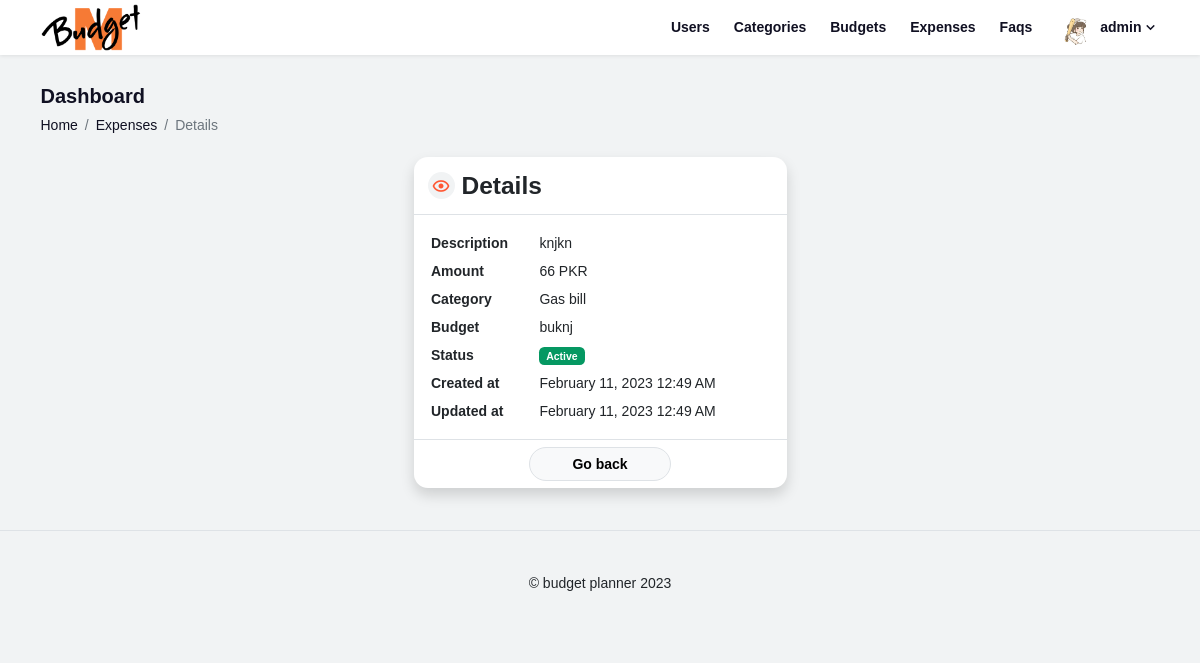
/expense-details.php?id=25 (signed in), run on the app's committed database.
### tables this page shows
CREATE TABLE `users` (
  `id` int(11) NOT NULL,
  `firstname` varchar(200) DEFAULT NULL,
  `lastname` varchar(200) DEFAULT NULL,
  `username` varchar(255) DEFAULT NULL,
  `image` text DEFAULT NULL,
  `email` varchar(200) DEFAULT NULL,
  `password` varchar(200) DEFAULT NULL,
  `is_role` tinyint(1) DEFAULT NULL,
  `is_status` int(11) DEFAULT NULL,
  `is_active` tinyint(1) DEFAULT NULL,
  `created_at` datetime DEFAULT NULL,
  `updated_at` datetime DEFAULT NULL
);

CREATE TABLE `expenses` (
  `id` int(11) NOT NULL,
  `description` varchar(1000) DEFAULT NULL,
  `amount` varchar(255) DEFAULT NULL,
  `budget_id` int(11) DEFAULT NULL,
  `category_id` int(11) DEFAULT NULL,
  `e_date` int(4) DEFAULT NULL,
  `e_month` int(11) DEFAULT NULL,
  `e_year` int(11) DEFAULT NULL,
  `is_active` tinyint(1) DEFAULT NULL,
  `created_by` int(11) DEFAULT NULL,
  `created_at` datetime DEFAULT NULL,
  `updated_at` datetime DEFAULT NULL
);

CREATE TABLE `categories` (
  `id` int(11) NOT NULL,
  `name` varchar(255) DEFAULT NULL,
  `is_editable` tinyint(1) DEFAULT NULL,
  `is_active` tinyint(1) DEFAULT NULL,
  `created_by` int(1) DEFAULT NULL,
  `created_at` datetime DEFAULT NULL,
  `updated_at` datetime DEFAULT NULL
);

CREATE TABLE `budgets` (
  `id` int(11) NOT NULL,
  `name` varchar(255) DEFAULT NULL,
  `savings` varchar(20) DEFAULT NULL,
  `budget` varchar(20) DEFAULT NULL,
  `e_date` int(11) DEFAULT NULL,
  `e_month` int(10) DEFAULT NULL,
  `e_year` year(4) DEFAULT NULL,
  `created_by` int(11) DEFAULT NULL,
  `is_active` tinyint(1) DEFAULT NULL,
  `created_at` datetime DEFAULT NULL,
  `updated_at` datetime DEFAULT NULL
);

### classes/session.php (called while the page is built, shortened)
<?php
class session {
	public static function get($key){
		if(isset($_SESSION[$key])){
			return $_SESSION[$key];
		} else {
			return false;
		}
	}
}
?>

### classes/database.php (called while the page is built, shortened)
<?php
class DB extends config {
	private static $params = [];
	private static $query = "";
	private static $table = "";
	private static $columns = "";
	private static $type = "";
	private static $distinct = "";
	private static $order = "";
	private static $condition = "";
	private static $joins = "";
	private static $limit = "";
	private static $group_by = "";
	private static $other = "";
	public static function space($value){
		return " ".$value." ";
	}
	public static function is_null($condition, $value){
		return ($condition) ? $value : "";;
	}
	public static function select(...$columns){
		self::$type = "select";
		$_columns = (!empty(self::$columns)) ? ", " : " ";
		foreach ($columns as $column) {
			$_columns .= $column.", ";
		}
		$_columns = substr($_columns, 0, -2);
		self::$columns .= $_columns;
		return __CLASS__;
	}
	public static function from($table){
		self::$table = self::space($table);
		return __CLASS__;
	}
	public static function leftJoin($table, $column1, $column2){
		self::$joins .= " LEFT JOIN {$table} ON {$column1} = $column2 ";
		return __CLASS__;
	}
	public static function where($condition, $operator="AND"){
		self::$params = array_merge(self::$params, $condition);
		if(empty(self::$condition)){
			self::$condition .= "(";
			foreach($condition as $key => $value){
				self::$condition .= $key . "= ? ".$operator." ";
			}
			self::$condition = substr(self::$condition, 0,  -strlen($operator) - 1).")";
		} else if(!empty($condition)){
			self::$condition .= " ".$operator." (";
			foreach($condition as $key => $value){
				self::$condition .= $key . "= ? ".$operator." ";
			}
			self::$condition = substr(self::$condition, 0,  -strlen($operator) - 1).")";
		}
		return __CLASS__;
	}
	public static function execute($exec = ""){
		$query = "";
		if(self::$type == "select"){
			$query .= self::space("SELECT");
			$query .= self::$distinct;
			$query .= self::$columns;
			$query .= self::space("FROM");
			$query .= self::$table;
			$query .= self::$joins;
			$query .= self::is_null(self::$condition, " WHERE ");
			$query .= self::$condition;
			$query .= self::$group_by;
			$query .= self::is_null(self::$order, " ORDER BY ");
			$query .= self::$order;
			$query .= self::$limit;
			$query .= self::$other;
		} else if(self::$type == "create"){
			$query .= self::space("INSERT INTO");
			$query .= self::$table;
			$query .= self::$columns;
		} else if(self::$type == "update"){
			$query .= self::space("UPDATE");
			$query .= self::$table;
			$query .= self::space("SET");
			$query .= self::$columns;
			$query .= self::is_null(self::$condition, " WHERE ");
			$query .= self::$condition;
		} else if(self::$type == "delete"){
			$query .= self::space("DELETE FROM");
			$query .= self::$table;
			$query .= self::is_null(self::$condition, " WHERE ");
			$query .= self::$condition;
		}
		self::$query = $query;
		$params = urldecode(http_build_query(self::$params, ' ', '<br><br>'));
		try {
			$result = parent::$con->prepare(self::$query);
			$result->execute(array_values(self::$params));
			self::$table = "";
			self::$distinct = "";
			self::$columns = "";
			self::$joins = "";
			self::$condition = "";
			self::$order = "";
			self::$limit = "";
			self::$other = "";
			array_splice(self::$params, 0);
			self::$query = $result;
		} catch (Exception $e) {
			$template = "<div style='font-size:14px;font-family:arial;position:fixed;left:20%;right:20%;top:20%;z-inded:9999;background:#222;color:white;border-radius:15px;padding:20px;box-shadow: rgba(149, 157, 165, 0.2) 0px 8px 24px;'>";
			$template .= "<h1 style='color:red;font-family:arial;margin:10px 0;'>Query error occured</h1>";
			$template .= "<p><b>Line number :</b> {$e->getLine()}</p>";
			$template .= "<p><b>Filename</b> :</b> {$e->getFile()}</p>";
			$template .= "<p><b>Message</b> :</b> {$e->getMessage()}</p>";
			$template .= "<hr>";
			$template .= "<h3 style='color:orange;'>SQL QUERY</h3>";
			$template .= "<p style='font-size:14px;'><q>".self::$query."</q></p>";
			if(count(array_values(self::$params)) !== 0){
				$template .= "<h3 style='color:yellow;'>Binding params</h3>";
				$template .= "<p style='background:#fff;color:#000;border-radius:5px;padding:10px;'>".$params."</p>";
			}
			$template .= "</div>";
			echo $template;
		}
		if(self::$type == "select"){
			return __CLASS__;
		} else {
			return true;
		}
	}
	public static function fetch($type = "all"){
		try {
			 $result = self::$query->setFetchMode(PDO::FETCH_ASSOC);
			if ($type == "one") {
				$result = self::$query->fetch();
			}
			return $result;
		} catch (Error $e) {
			return "Can't fetch records";
		}
	}
}

### classes/auth.php (called while the page is built, shortened)
<?php
class auth {
    public static function user(){
        if(session::get("id")){
            $data = DB::select("*");
            $data = DB::from("users");
            $data = DB::where(["id" => session::get("id")]);
            $data = DB::execute();
            $data = DB::fetch("one");
        } else {
            $data = false;
        }
        return $data;
    }
}
?>

### classes/media.php (called while the page is built, shortened)
<?php
class media {
  public static function image($image) {
      if(empty($image) || $image == "avatar.png"){
        return "./uploads/placeholder/avatar.png";
      } else if (file_exists("./uploads/{$image}") && !empty($image)){
       return "./uploads/{$image}";
    }
  }
}

### modules/expenses.php (called while the page is built, shortened)
<?php
class module {
    public static function single(){
        $data = DB::execute();
        $data = DB::fetch("one");
        if(!$data){
            http::redirect("404");
        } else {
            return $data;
        }
    }
}
?>

### classes/datetime.php (called while the page is built)
<?php
class DT {
    public static function format($datetime = "Y-m-d - h:i a", $pattern = "F d, Y h:i A"){
		return date($pattern, strtotime($datetime));
	}
}
?>

### expense-details.php (the view, shortened to what this page needs)
<!DOCTYPE html>
<html lang="en">
<head>
    <link rel="stylesheet" href="./src/libs/bootstrap/css/bootstrap.min.css">
    <link rel="stylesheet" href="./src/libs/boxicons/css/boxicons.min.css">
    <link rel="stylesheet" href="./src/css/stylesheet.css">
    <link rel="stylesheet" href="./src/css/utilities.css">
</head>
<body class="bg-light">
    <?php f::component("navbar"); ?>
    <main class="container container-sm container-md container-lg container-xl container-xxl">
        <nav class="mt-5 pt-5 pb-4">
            <h1 class="font-20 text-dark text-decoration-none fw-bold">Dashboard</h1>
            <ol class="breadcrumb m-0">
                <li class="breadcrumb-item">
                    <a href="index.php" class="text-decoration-none text-dark">Home</a>
                </li>
                <li class="breadcrumb-item">
                    <a href="expenses.php" class="text-decoration-none text-dark">
                        Expenses
                    </a>
                </li>
                <li class="breadcrumb-item active">Details</li>
            </ol>
        </nav>
        <?php $data = module::single(); ?>
        <div class="card col-sm-4 mx-auto shadow border-0 rounded-4">
            <div class="card-header border-bottom bg-transparent py-3">
                <h3 class="card-title fw-bold m-0 d-flex align-items-center">
                    <span class="bx bx-show bg-light p-1 font-20 text-warning rounded-circle me-2"></span>
                    Details
                </h3>
            </div>
            <div class="card-body">
                <table class="table table-sm font-14 m-0">
                    <tr>
                        <td class="border-0"><b>Description</b></td>
                        <td class="border-0"><?php echo $data["description"]; ?></td>
                    </tr>
                    <tr>
                        <td class="border-0"><b>Amount</b></td>
                        <td class="border-0"><?php echo $data["amount"]; ?> PKR</td>
                    </tr>
                    <tr>
                        <td class="border-0"><b>Category</b></td>
                        <td class="border-0"><?php echo $data["category"]; ?></td>
                    </tr>
                    <tr>
                        <td class="border-0"><b>Budget</b></td>
                        <td class="border-0"><?php echo $data["budget"]; ?></td>
                    </tr>
                    <tr>
                        <td class="border-0"><b>Status</b></td>
                        <td class="border-0"><?php echo f::is_active($data["is_active"]); ?></td>
                    </tr>
                    <tr>
                        <td class="border-0"><b>Created at</b></td>
                        <td class="border-0"><?php echo DT::format($data["created_at"]); ?></td>
                    </tr>
                    <tr>
                        <td class="border-0"><b>Updated at</b></td>
                        <td class="border-0"><?php echo DT::format($data["updated_at"]); ?></td>
                    </tr>
                </table>
            </div>
            <div class="card-footer border-top text-center bg-transparent">
                <a href="expenses.php" class="btn btn-light font-14 px-5 rounded-5 border fw-bold">Go back</a>
            </div>
        </div>
    </main>
</body>
</html>

### components/navbar.php (shortened to what this page needs)
<?php $user = auth::user(); ?>
<header class="navbar navbar-expand navbar-light fixed-top bg-white shadow-sm">
    <nav class="container container-sm container-md container-lg container-xl container-xxl">
        <a class="navbar-brand" href="index.php">
            <img src="./src/images/logo.png" class="d-inline-block logo">
        </a>
        <?php if(!f::is_authenticated()): ?>
        <ul class="navbar-nav nav-right">
            <li class="nav-item">
                <a class="nav-link text-dark btn btn-light shadow-none rounded-4" href="login.php">Login</a>
            </li>
            <li class="nav-item">
                <a class="nav-link text-dark btn btn-light shadow-none rounded-4" href="signup.php">Sign up</a>
            </li>
        </ul>
        <?php else: ?>
        <ul class="navbar-nav nav-center d-none d-lg-flex">
            <?php if(f::is_admin()): ?>
            <li class="nav-item">
                <a class="nav-link text-dark" href="users.php">Users</a>
            </li>
            <?php endif; ?>
            <li class="nav-item">
                <a class="nav-link text-dark" href="categories.php">Categories</a>
            </li>
            <li class="nav-item">
                <a class="nav-link text-dark" href="budgets.php">Budgets</a>
            </li>
            <li class="nav-item">
                <a class="nav-link text-dark" href="expenses.php">Expenses</a>
            </li>
            <li class="nav-item">
                <a class="nav-link text-dark" href="faqs.php">Faqs</a>
            </li>
        </ul>
        <?php endif; ?>
        <?php if(f::is_authenticated()): ?>
        <div class="dropdown ms-3">
            <a href="javascript:void(0)" data-bs-toggle="dropdown"
                class="d-flex align-items-center text-dark text-decoration-none">
                <div class="size-35 me-2">
                    <img src="<?php echo media::image($user["image"])?>" class="rounded-circle w-100 h-100 object-cover">
                </div>
                <b class="font-14"><?php echo $user["username"]; ?></b>
                <b class="bx bx-chevron-down font-18"></b>
            </a>
        </div>
        <?php endif; ?>
    </nav>
</header>

### src/css/stylesheet.css (style rules this page uses)
html, body { margin: 0; padding: 0; font-size: 14px; font-family: Arial, Helvetica, sans-serif; }
.navbar { padding: 0px; margin: 0px; display: flex; }
.navbar .container .navbar-brand { width: 100px; max-width: 100px; min-width: 100px; height: auto; display: inline-block; margin-right: auto; }
.navbar .container .navbar-brand .logo { width: 100%; min-width: 100%; max-width: 100%; -o-object-fit: contain; object-fit: contain; height: auto; }
.navbar .container .nav-center { align-items: center; align-content: center; justify-content: space-between; }
.navbar .container .nav-center .nav-item { margin: 0 5px; }
.navbar .container .nav-center .nav-item .nav-link { font-weight: bolder; }

### src/css/utilities.css (style rules this page uses)
.size-35 { height: 35px; min-height: 35px; max-height: 35px; width: 35px; min-width: 35px; max-width: 35px; }
.font-14 { font-size: 14px; }
.font-18 { font-size: 18px; }
.font-20 { font-size: 20px; }
.object-cover { -o-object-fit: cover; object-fit: cover; }

### data on the page
users: image (picture), username "admin"
expenses: description "knjkn", amount "66", category.name "Gas bill", budget.name "buknj", created_at "February 11, 2023 12:49 AM", updated_at "February 11, 2023 12:49 AM"
